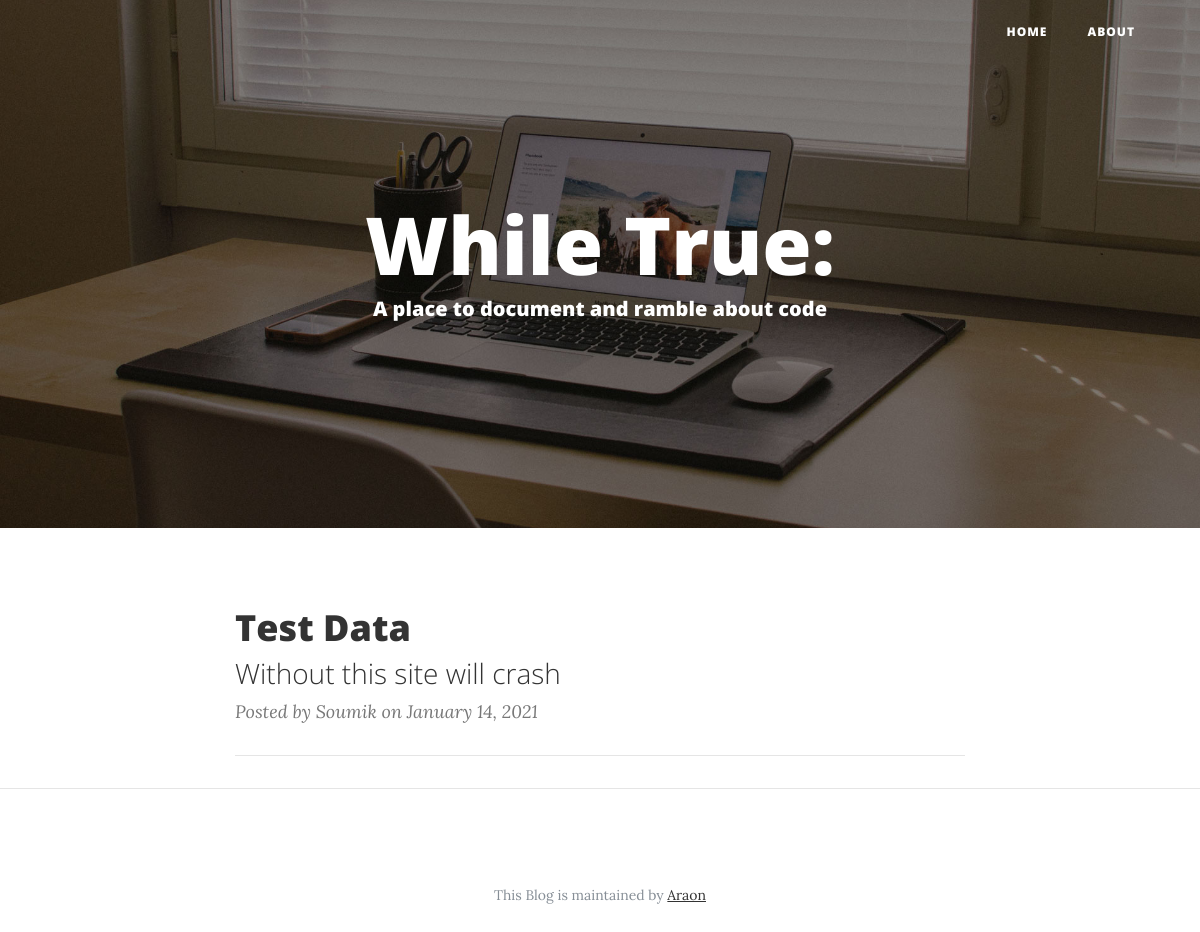
Before: /code with the older database file.
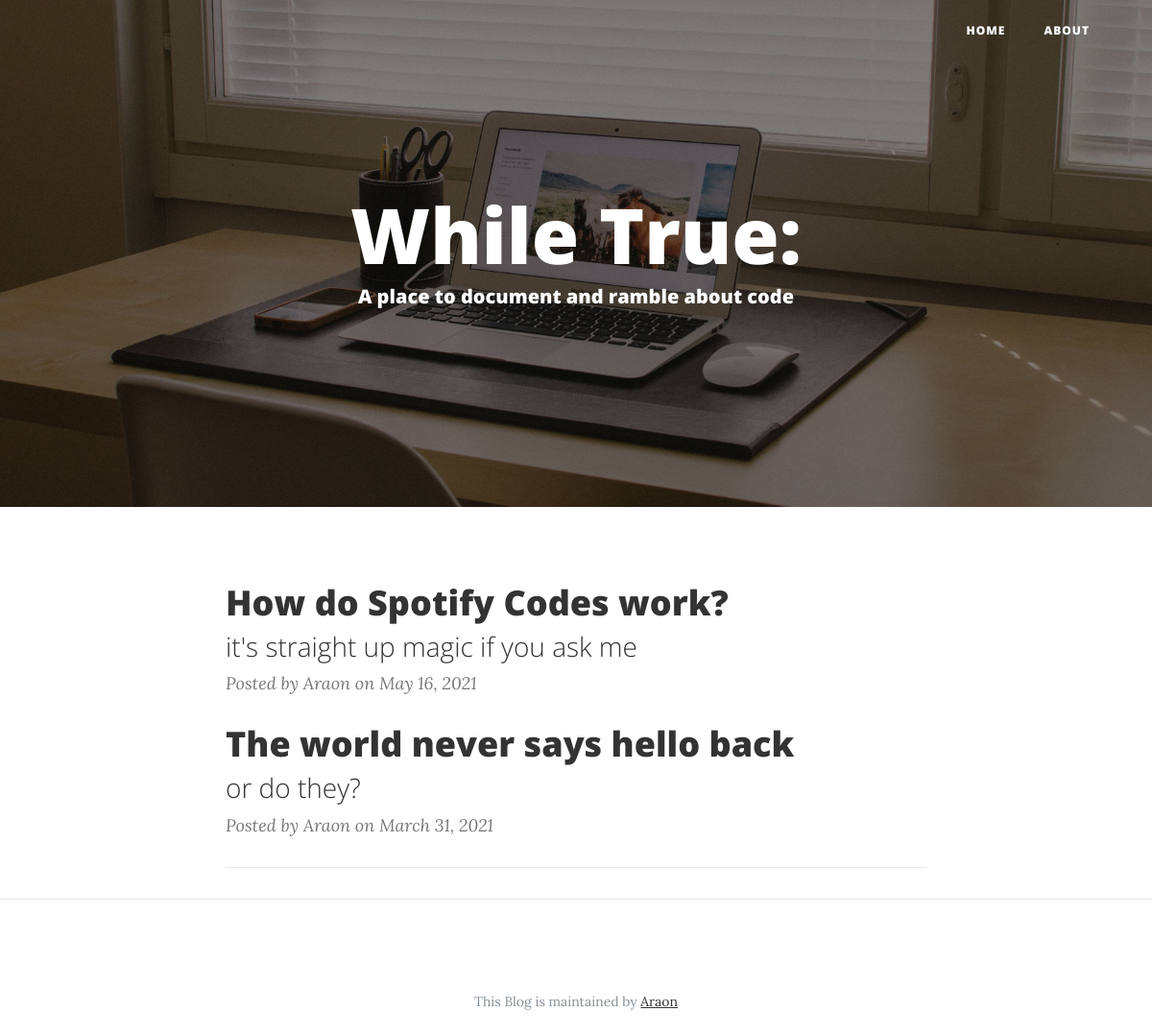
After: the same page with the newer database file.
### araon/models.py (models this page shows, shortened)
class blogPost(db.Model):
    id = db.Column(db.Integer, primary_key=True)
    title = db.Column(db.String(100), nullable=False)
    sub_title = db.Column(db.String(200), nullable=False)
    date_posted = db.Column(db.DateTime, nullable=False, default=datetime.utcnow)
    author = db.Column(db.String(100), nullable=False, default = 'System')
    content = db.Column(db.Text, nullable=False)
    header_img = db.Column(db.String(500))

### araon/code/routes.py (the view)
@code.route('/code')
def codehome():
    posts = blogPost.query.order_by(blogPost.date_posted.desc()).all()
    return render_template('index.html', posts=posts)

### araon/code/templates/index.html (shortened to what this page needs)
<!DOCTYPE html>
<html lang="en">
  <head>
    <link href="{{ url_for('code.static', filename='bootstrap.min.css') }}" rel="stylesheet">
    <link href="{{ url_for('code.static', filename='font-awesome.min.css') }}" rel="stylesheet" type="text/css">
    <link href="{{ url_for('code.static', filename='clean-blog.min.css') }}" rel="stylesheet">
  </head>
  <body>
    <nav class="navbar navbar-expand-lg navbar-light fixed-top" id="mainNav">
      <div class="container">
        <div class="collapse navbar-collapse" id="navbarResponsive">
          <ul class="navbar-nav ml-auto">
            <li class="nav-item">
              <a class="nav-link" href="/code">Home</a>
            </li>
            <li class="nav-item">
              <a class="nav-link" href="/code/about">About</a>
            </li>
          </ul>
        </div>
      </div>
    </nav>
    <header class="masthead" style="background-image: url('{{ url_for('code.static', filename='home-bg.jpg') }}')">
      <div class="container">
        <div class="row">
          <div class="col-lg-8 col-md-10 mx-auto">
            <div class="page-heading">
              <h1>While True:</h1>
              <span class="subheading"><h5> A place to document and ramble about code</h5></span>
            </div>
          </div>
        </div>
      </div>
    </header>
    <div class="container">
      <div class="row">
        <div class="col-lg-8 col-md-10 mx-auto">
        {% for post in posts %}
          <div class="post-preview">
            <a href="{{ url_for('code.post', post_id=post.id) }}">
              <h2 class="post-title">
                {{ post.title }}
              </h2>
              <h3 class="post-subtitle">
                {{ post.sub_title }}
              </h3>
            </a>
            <p class="post-meta">Posted by {{ post.author }} on {{ post.date_posted.strftime('%B %d, %Y') }}</p>
          </div>
          {% endfor %}
          <hr>
        </div>
      </div>
    </div>
    <hr>
    <footer>
      <div class="container">
        <div class="row">
          <div class="col-lg-8 col-md-10 mx-auto">
            <p class="copyright text-muted">This Blog is maintained by <a href="https://github.com/Araon">Araon</a></p>
          </div>
        </div>
      </div>
    </footer>
  </body>
</html>

Changed rows visible on the page:
removed blogPost: title "Test Data", sub_title "Without this site will crash", author "Soumik", date_posted "January 14, 2021"
added blogPost: title "How do Spotify Codes work?", sub_title "it's straight up magic if you ask me", author "Araon", date_posted "May 16, 2021"
added blogPost: title "The world never says hello back", sub_title "or do they?", author "Araon", date_posted "March 31, 2021"
